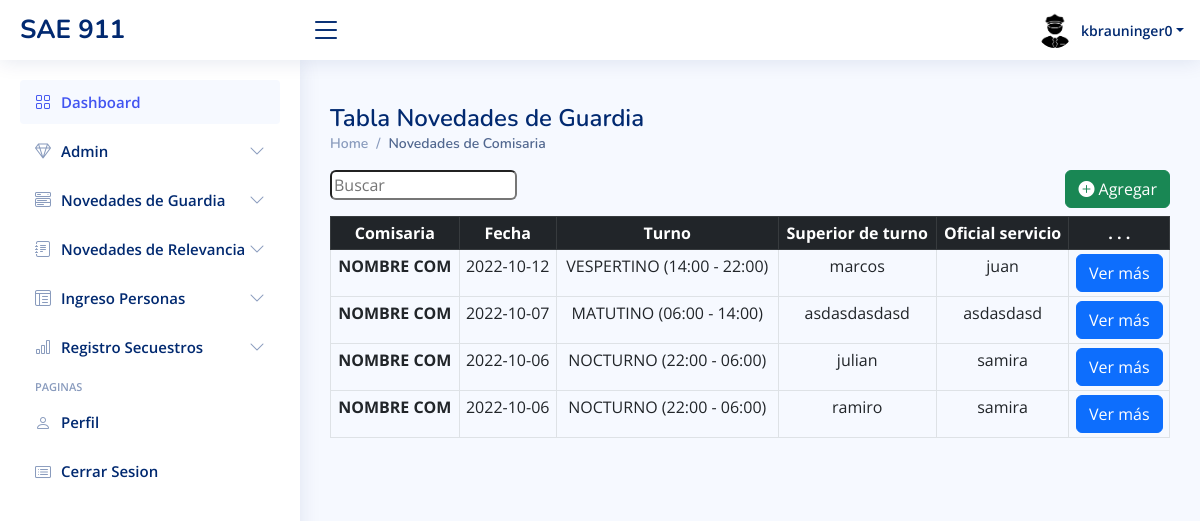
/novedades-tabla.php (signed in), run on the app's committed database.
### tables this page shows
CREATE TABLE `novedades_de_guardia` (
  `id` int NOT NULL,
  `idUsuario` int NOT NULL,
  `idComisaria` int NOT NULL,
  `fecha` date NOT NULL,
  `turno` varchar(30) NOT NULL,
  `superior_de_turno` varchar(100) NOT NULL,
  `oficial_servicio` varchar(100) NOT NULL,
  `personas_de_guardia` int NOT NULL,
  `motoristas` int NOT NULL,
  `mov_funcionamiento` varchar(250) NOT NULL,
  `mov_fuera_de_servicio` varchar(250) NOT NULL,
  `detenidos_causa_federal` int NOT NULL,
  `detenidos_justicia_ordinaria` int NOT NULL,
  `arres_averiguacion_de_hecho` int NOT NULL,
  `aprehendidos` int NOT NULL,
  `arres_averiguacion_actividades` int NOT NULL,
  `arres_info_codigo_de_faltas` int NOT NULL,
  `demorados` int NOT NULL
);

### novedades-tabla.php (the view, shortened to what this page needs)
<?php
  include 'conexion.php';
    $consultaDatosNovedades="SELECT * FROM novedades_de_guardia";
    $resultado=mysqli_query($conexion,$consultaDatosNovedades);
?>
<!DOCTYPE html>
<html lang="en">
<head>
  <link href="assets/vendor/bootstrap/css/bootstrap.min.css" rel="stylesheet">
  <link href="assets/vendor/bootstrap-icons/bootstrap-icons.css" rel="stylesheet">
  <link href="assets/vendor/boxicons/css/boxicons.min.css" rel="stylesheet">
  <link href="assets/vendor/quill/quill.snow.css" rel="stylesheet">
  <link href="assets/vendor/quill/quill.bubble.css" rel="stylesheet">
  <link href="assets/vendor/remixicon/remixicon.css" rel="stylesheet">
  <link href="assets/vendor/simple-datatables/style.css" rel="stylesheet">
  <link href="assets/css/style.css" rel="stylesheet">
</head>
<body>
  <?php include("./template/dashboard.php")?>
  <?php  if($_SESSION['rol'] == 1){
      include ("./template/admin.php");
    }else{
      include ("./template/usuario.php");
    }
  ?>
  <main id="main" class="main">
    <div class="pagetitle">
        <h1>Tabla Novedades de Guardia</h1>
        <nav>
          <ol class="breadcrumb">
            <li class="breadcrumb-item"><a href="inicio-dashboard.html">Home</a></li>
            <li class="breadcrumb-item active">Novedades de Comisaria</li>
          </ol>
        </nav>
    </div>
  <div class="search">
      <form method="POST">
        <input type="text" name="campo" id="campo" placeholder="Buscar" class="rounded">
        <button type="button" class="btn btn-success float-end mb-2"data-bs-toggle="modal" data-bs-target="#staticBackdrop">
      <i class="bi bi-plus-circle-fill"></i>
      Agregar
      </button>
      </form>
    </div>
    <table class="table table-sm table-hover table-bordered text-center">
      <thead class="table-dark">
        <tr>
          <th scope="col">Comisaria</th>
          <th scope="col">Fecha</th>
          <th scope="col">Turno</th>
          <th scope="col">Superior de turno</th>
          <th scope="col">Oficial servicio</th>
          <th scope="col">. . .</th>
        </tr>
      </thead>
      <tbody id="content">
          <?php
            while ($row1 = $resultado->fetch_assoc()) {
          ?>
        <tr>
          <th scope="row"><?php echo "NOMBRE COM";?></th>
          <td scope="row"><?php echo $row1['fecha'] ?></td>
          <td scope="row"><?php echo $row1['turno'] ?></td>
          <td scope="row"><?php echo $row1['superior_de_turno'] ?></td>
          <td scope="row"><?php echo $row1['oficial_servicio'] ?></td>
          <td scope="row">
            <a class="btn btn-primary" href="novedades-ver-mas.php?id=<?php echo $row1['id']?>">Ver más</a>
          </td>
        </tr>
        <?php
            }
          ?>
      </tbody>
    </table>
  </main>
</body>
</html>

### assets/css/style.css (style rules this page uses)
:root { scroll-behavior: smooth; }
body { font-family: "Open Sans", sans-serif; background: #f6f9ff; color: #444444; }
a { color: #4154f1; text-decoration: none; }
h1, h2, h3, h4, h5, h6 { font-family: "Nunito", sans-serif; }
#main { margin-top: 60px; padding: 20px 30px; transition: all 0.3s; }
.pagetitle { margin-bottom: 10px; }
.pagetitle h1 { font-size: 24px; margin-bottom: 0; font-weight: 600; color: #012970; }
.breadcrumb { font-size: 14px; font-family: "Nunito", sans-serif; color: #899bbd; font-weight: 600; }
.breadcrumb a { color: #899bbd; transition: 0.3s; }
.breadcrumb .breadcrumb-item::before { color: #899bbd; }
.breadcrumb .active { color: #51678f; font-weight: 600; }
@media (min-width: 1200px) { #main, #footer { margin-left: 300px; } }

### data on the page
novedades_de_guardia: fecha "2022-10-12", turno "VESPERTINO (14:00 - 22:00)", superior_de_turno "marcos", oficial_servicio "juan"
novedades_de_guardia: fecha "2022-10-07", turno "MATUTINO (06:00 - 14:00)", superior_de_turno "asdasdasdasd", oficial_servicio "asdasdasd"
novedades_de_guardia: fecha "2022-10-06", turno "NOCTURNO (22:00 - 06:00)", superior_de_turno "julian", oficial_servicio "samira"
novedades_de_guardia: fecha "2022-10-06", turno "NOCTURNO (22:00 - 06:00)", superior_de_turno "ramiro", oficial_servicio "samira"

### other printed values
$_SESSION['usuario'] "kbrauninger0"
